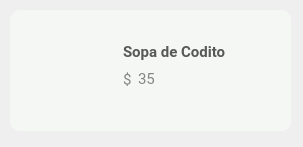
<?xml version="1.0" encoding="UTF-8"?>
<ui version="4.0">
 <class>admin_tarjeta_crud</class>
 <widget class="QWidget" name="admin_tarjeta_crud">
  <property name="geometry">
   <rect>
    <x>0</x>
    <y>0</y>
    <width>303</width>
    <height>147</height>
   </rect>
  </property>
  <property name="minimumSize">
   <size>
    <width>303</width>
    <height>147</height>
   </size>
  </property>
  <property name="windowTitle">
   <string>Form</string>
  </property>
  <widget class="QPushButton" name="btnMasPlatillo">
   <property name="geometry">
    <rect>
     <x>241</x>
     <y>81</y>
     <width>39</width>
     <height>35</height>
    </rect>
   </property>
   <property name="minimumSize">
    <size>
     <width>35</width>
     <height>35</height>
    </size>
   </property>
   <property name="cursor">
    <cursorShape>PointingHandCursor</cursorShape>
   </property>
   <property name="styleSheet">
    <string notr="true">
border: none;</string>
   </property>
   <property name="text">
    <string/>
   </property>
   <property name="icon">
    <iconset resource="../Recursos.qrc">
     <normaloff>:/iconos/resources/editarPlato.png</normaloff>:/iconos/resources/editarPlato.png</iconset>
   </property>
   <property name="iconSize">
    <size>
     <width>35</width>
     <height>35</height>
    </size>
   </property>
  </widget>
  <widget class="QWidget" name="layoutWidget">
   <property name="geometry">
    <rect>
     <x>123</x>
     <y>31</y>
     <width>161</width>
     <height>60</height>
    </rect>
   </property>
   <layout class="QVBoxLayout" name="verticalLayout">
    <item>
     <widget class="QLabel" name="nombrePlatillo">
      <property name="minimumSize">
       <size>
        <width>0</width>
        <height>30</height>
       </size>
      </property>
      <property name="font">
       <font>
        <family>Roboto</family>
        <pointsize>11</pointsize>
        <weight>75</weight>
        <bold>true</bold>
       </font>
      </property>
      <property name="styleSheet">
       <string notr="true">color:#585858;
</string>
      </property>
      <property name="text">
       <string>Sopa de Codito</string>
      </property>
      <property name="alignment">
       <set>Qt::AlignBottom|Qt::AlignLeading|Qt::AlignLeft</set>
      </property>
      <property name="wordWrap">
       <bool>true</bool>
      </property>
     </widget>
    </item>
    <item>
     <layout class="QHBoxLayout" name="horizontalLayout_2">
      <item>
       <widget class="QLabel" name="precioPlatillo_2">
        <property name="font">
         <font>
          <family>Roboto</family>
          <pointsize>11</pointsize>
         </font>
        </property>
        <property name="styleSheet">
         <string notr="true">color:#858585;
</string>
        </property>
        <property name="text">
         <string>$</string>
        </property>
       </widget>
      </item>
      <item>
       <widget class="QLabel" name="precioPlatillo">
        <property name="font">
         <font>
          <family>Roboto</family>
          <pointsize>11</pointsize>
         </font>
        </property>
        <property name="styleSheet">
         <string notr="true">color:#858585;
</string>
        </property>
        <property name="text">
         <string>35</string>
        </property>
       </widget>
      </item>
      <item>
       <spacer name="horizontalSpacer">
        <property name="orientation">
         <enum>Qt::Horizontal</enum>
        </property>
        <property name="sizeHint" stdset="0">
         <size>
          <width>40</width>
          <height>20</height>
         </size>
        </property>
       </spacer>
      </item>
     </layout>
    </item>
   </layout>
  </widget>
  <widget class="QLabel" name="imgPlatillo">
   <property name="geometry">
    <rect>
     <x>22</x>
     <y>21</y>
     <width>90</width>
     <height>90</height>
    </rect>
   </property>
   <property name="minimumSize">
    <size>
     <width>90</width>
     <height>90</height>
    </size>
   </property>
   <property name="maximumSize">
    <size>
     <width>95</width>
     <height>95</height>
    </size>
   </property>
   <property name="styleSheet">
    <string notr="true">border-radius: 10px;
background-image: url(:/iconos/resources/menuPrueba.png);</string>
   </property>
   <property name="text">
    <string/>
   </property>
  </widget>
  <widget class="QLabel" name="label">
   <property name="geometry">
    <rect>
     <x>10</x>
     <y>10</y>
     <width>281</width>
     <height>121</height>
    </rect>
   </property>
   <property name="styleSheet">
    <string notr="true">border-radius: 10px;
background-color: #F4F7F4;
</string>
   </property>
   <property name="text">
    <string/>
   </property>
  </widget>
  <zorder>label</zorder>
  <zorder>btnMasPlatillo</zorder>
  <zorder>layoutWidget</zorder>
  <zorder>imgPlatillo</zorder>
 </widget>
 <resources>
  <include location="../Recursos.qrc"/>
 </resources>
 <connections/>
</ui>
